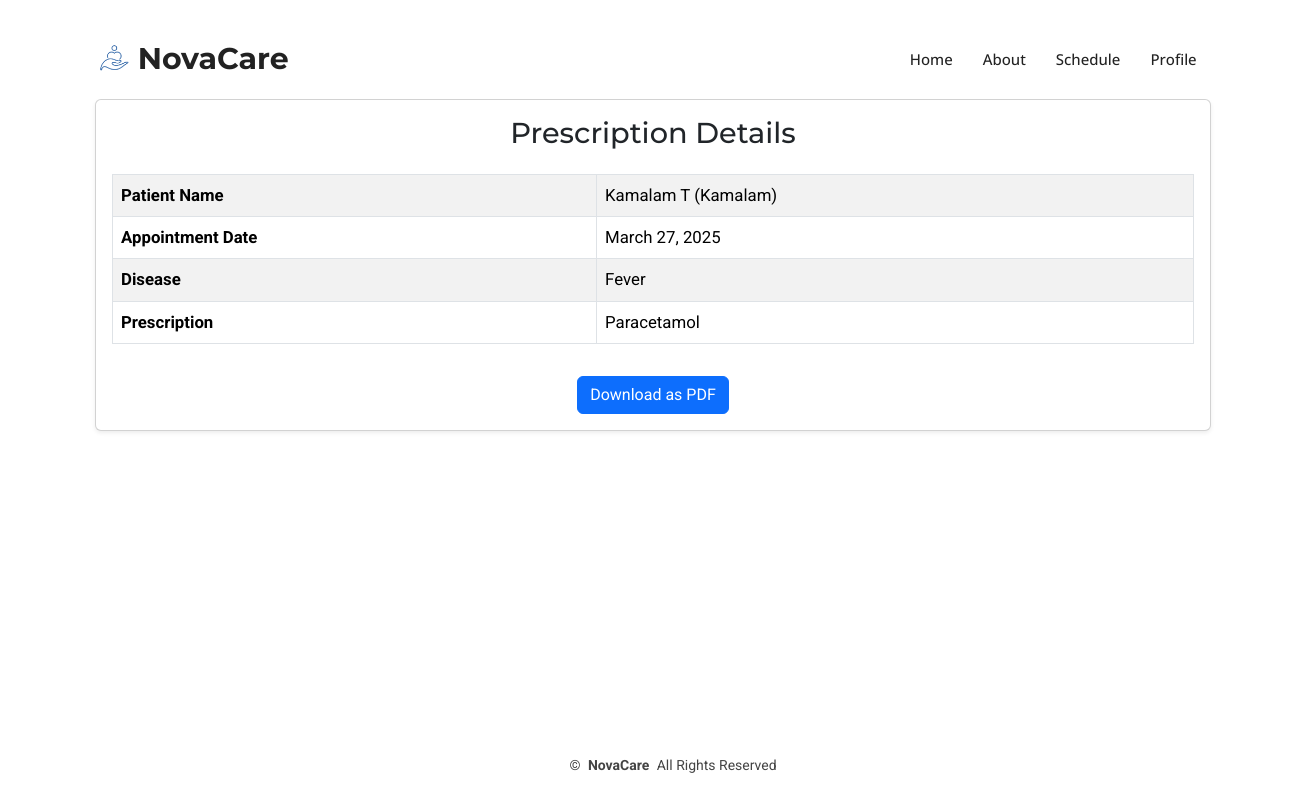
The page /staffapp/view_prescription/3/ (signed in) on the database its author committed.
### HospitalApp/models.py (models this page shows, shortened)
class Appointment(models.Model):
    STATUS_CHOICES = [('Booked', 'Booked'), ('Completed', 'Completed'), ('Cancelled', 'Cancelled')]
    SLOT_CHOICES = [(i, f"Slot {i}") for i in range(1, 6)]  # 5 predefined slots
    patient = models.ForeignKey(Patient, on_delete=models.CASCADE, related_name='appointments')
    doctor = models.ForeignKey(Doctor, on_delete=models.CASCADE, related_name='appointments')
    appointment_date = models.DateField()
    appointment_slot = models.IntegerField(choices=SLOT_CHOICES)
    phone = models.CharField(
        max_length=15,
        validators=[RegexValidator(regex=r'^\d{10,15}$', message="Enter a valid phone number")]
    )
    status = models.CharField(max_length=25, choices=STATUS_CHOICES, default='Booked')
    notes = models.TextField(blank=True, null=True)
    prescription = models.TextField(blank=True, null=True)
    is_booked = models.BooleanField(default=False, editable=False)  # Auto-set when booked, hidden from forms

class Patient(models.Model):
    GENDER_CHOICES = [('Male', 'Male'), ('Female', 'Female'), ('Other', 'Other')]
    user = models.OneToOneField(CustomUser, on_delete=models.CASCADE, related_name="patient_profile")
    name = models.CharField(max_length=100)
    dob = models.DateField(verbose_name="Date of Birth")
    gender = models.CharField(max_length=10, choices=GENDER_CHOICES, verbose_name="Gender")
    phone = models.CharField(max_length=15, validators=[RegexValidator(regex=r'^\d{10,15}$', message="Enter a valid phone number")])
    email = models.EmailField()
    emergency_contact = models.CharField(max_length=15, validators=[RegexValidator(regex=r'^\d{10,15}$', message="Enter a valid phone number")])
    address_line1 = models.CharField(max_length=100)
    address_line2 = models.CharField(max_length=100, blank=True, null=True)
    admission_date = models.DateTimeField(default=now)
    updated_at = models.DateTimeField(auto_now=True)
    has_completed_details = models.BooleanField(default=False)
    profile_photo = models.ImageField(upload_to='media/profile_photos/', blank=True, null=True)
    def __str__(self):
        return f"{self.name} ({self.user.username})"

class CustomUser(AbstractUser):
    USER_TYPES = (
        ('patient', 'Patient'),
        ('doctor', 'Doctor'),
        ('admin', 'Admin'),
    )
    user_type = models.CharField(max_length=10, choices=USER_TYPES, default='patient')
    email = models.EmailField(unique=True)
    username = models.CharField(max_length=150, unique=True)
    class Meta:
        verbose_name = "User"
        verbose_name_plural = "Users"
        ordering = ['id']

### StaffApp/views.py (the view)
# urls.py: path('view_prescription/<int:appointment_id>/', views.view_prescription, name='view_prescription'),
@login_required(login_url='staff_login')
def view_prescription(request, appointment_id):
    appointment = get_object_or_404(Appointment, id=appointment_id)  # Get the specific appointment
    return render(request,'StaffApp/staff_template/view_prescription.html', {'appointment':appointment} )

### templates/StaffApp/staff_template/view_prescription.html (shortened to what this page needs)
{% extends 'StaffApp/staff_template/staff_base.html' %}
{% load static %}
{% block content %}
<div class="container prescription-card">
    <div class="card shadow-sm">
        <div class="card-body">
            <h2 class="card-title text-center mb-4" style="font-size: 1.8rem;">Prescription Details</h2>
            <table class="table table-striped table-bordered">
                <tbody>
                    <tr>
                        <th class="highlight" scope="row">Patient Name</th>
                        <td>{{ appointment.patient }}</td>
                    </tr>
                    <tr>
                        <th class="highlight" scope="row">Appointment Date</th>
                        <td>{{ appointment.appointment_date }}</td>
                    </tr>
                    <tr>
                        <th class="highlight" scope="row">Disease</th>
                        <td>{{ appointment.notes }}</td>
                    </tr>
                    <tr>
                        <th class="highlight" scope="row">Prescription</th>
                        <td>{{ appointment.prescription }}</td>
                    </tr>
                </tbody>
            </table>
            <div class="text-center">
                <a href="{% url 'download_prescription' appointment.id %}" class="btn btn-primary mt-3">
                    Download as PDF
                </a>
            </div>
        </div>
    </div>
</div>
{% endblock %}

### static/HospitalAdminApp/staff_template/assets/css/main.css (style rules this page uses)
:root { --default-font: "Roboto", system-ui, -apple-system, "Segoe UI", Roboto, "Helvetica Neue", Arial, "Noto Sans", "Liberation Sans", sans-serif, "Apple Color Emoji", "Segoe UI Emoji", "Segoe UI Symbol", "Noto Color Emoji"; --heading-font: "Montserrat", sans-serif; --nav-font: "Open Sans", sans-serif; }
:root { --background-color: #ffffff; --default-color: #444444; --heading-color: #222222; --accent-color: #106eea; --surface-color: #ffffff; --contrast-color: #ffffff; }
:root { --nav-color: #222222; --nav-hover-color: #106eea; --nav-mobile-background-color: #ffffff; --nav-dropdown-background-color: #ffffff; --nav-dropdown-color: #222222; --nav-dropdown-hover-color: #106eea; }
:root { scroll-behavior: smooth; }
body { color: var(--default-color); background-color: var(--background-color); font-family: var(--default-font); }
a { color: var(--accent-color); text-decoration: none; transition: 0.3s; }
h1, h2, h3, h4, h5, h6 { color: var(--heading-color); font-family: var(--heading-font); }

### templates/StaffApp/staff_template/view_prescription.html (style rules this page uses)
body { background-color: #f8f9fa; padding: 20px; }
.prescription-card { max-width: 500px; margin: 0 auto; }
.highlight { color: #0d6efd; font-weight: bold; font-size: 1.1rem; }
.table td, .table th { font-size: 1.05rem; }

### templates/StaffApp/staff_template/staff_base.html (style rules this page uses)
html, body { height: 100%; margin: 0; display: flex; flex-direction: column; }

### rows shown on the page
Appointment: patient "Kamalam T (Kamalam)", appointment_date "March 27, 2025", notes "Fever", prescription "Paracetamol"
